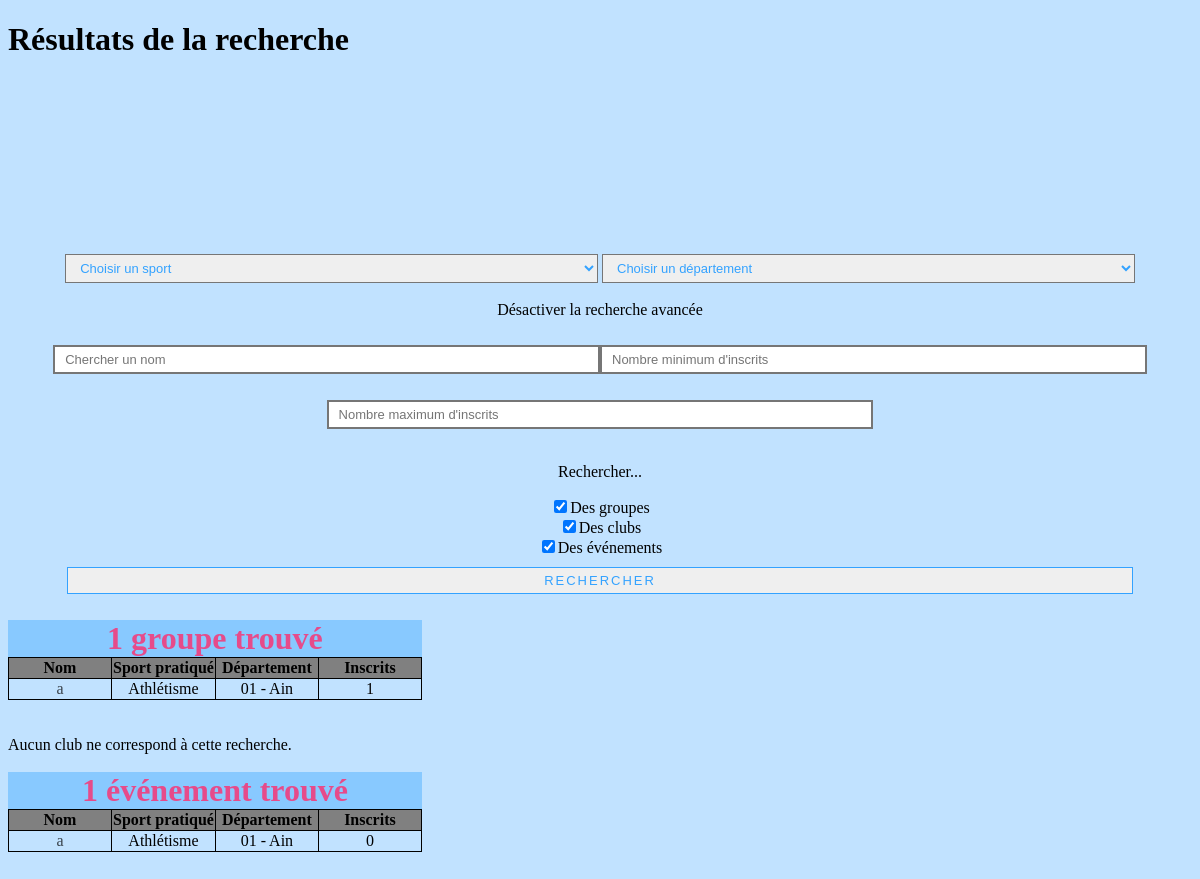
Page /resultats_recherche.php?sport=Athlétisme on the committed database.
### tables this page shows
CREATE TABLE IF NOT EXISTS `groupe` (
  `id` int(11) NOT NULL AUTO_INCREMENT,
  `nom` varchar(80) NOT NULL,
  `description` text NOT NULL,
  `sport` varchar(80) NOT NULL,
  `statut` varchar(6) NOT NULL,
  `departement` varchar(80) NOT NULL,
  `image` text NOT NULL,
  `inscrits` int(11) NOT NULL,
  `membres_max` int(11) NOT NULL,
  PRIMARY KEY (`id`),
  KEY `id` (`id`)
);

CREATE TABLE IF NOT EXISTS `liste_compets` (
  `id` int(11) NOT NULL AUTO_INCREMENT,
  `nom` varchar(255) NOT NULL,
  `sport` varchar(255) NOT NULL,
  `date` date NOT NULL,
  `lieu` varchar(255) NOT NULL,
  `departement` varchar(255) NOT NULL,
  `groupe` varchar(255) NOT NULL,
  `places_total` int(11) NOT NULL,
  `inscrits` int(11) NOT NULL,
  PRIMARY KEY (`id`),
  KEY `id` (`id`)
);

### liste_departements.php (the view, shortened to what this page needs)
<select name="departement" class="critere">
	<option value="">Choisir un département</option>
</select>

### resultats_recherche.php (shortened to what this page needs)
<!DOCTYPE html>
<?php include('bdd.php') ?>
<html>
    <head>
        <link rel="stylesheet" href="Accueil.css">
    </head>
    <body>
    	<h1>Résultats de la recherche</h1></br></br>
    	<?php
            include('search.php');
            if (isset($_GET['sport'])) {
                $sport=$_GET['sport'];
                $departement='';
                $nom='';
                $min='';
                $max='';
            }
            if (isset($sport)) {
                for ($i=0; $i<=2; $i++) {
                    if (isset($_POST[$table[$i]]) or isset($_GET['sport'])) {
                        if (empty($min)) {$min=0;}
                        if (empty($max)) {$max=1000000;}
                        $pre_requete = ' FROM ' . $table[$i] . ' WHERE sport LIKE :sport AND departement LIKE :departement AND nom LIKE :nom AND inscrits >= :min AND inscrits <= :max ORDER BY nom';
                        $pre_array = array(
                            'sport' => '%' . $sport . '%',
                            'departement' => '%' . $departement . '%',
                            'nom' => '%' . $nom . '%',
                            'min' => $min,
                            'max' => $max
                        );
                        $reponse = $bdd->prepare('SELECT *' . $pre_requete);
                        $nb_resultats = $bdd->prepare('SELECT COUNT(*) AS nb_resultats' . $pre_requete);
                        $reponse->execute($pre_array);
                        $nb_resultats->execute($pre_array);
                        $donnees = $nb_resultats->fetch();
                        if ($donnees['nb_resultats']!=0) {
                            echo '<table><caption>' . $donnees['nb_resultats'] . ' ' . $nom_table[$i];
                            if ($donnees['nb_resultats']==1) {echo ' trouvé';}
                            else {echo 's trouvés';}
                            echo '</caption>
                            <tr>
                                <th>Nom</th>
                                <th>Sport pratiqué</th>
                                <th>Département</th>
                                <th>Inscrits</th>
                            </tr>';
                            while ($donnees = $reponse->fetch()) {
                                echo '<tr>'
                                    . '<td><a href="' . $nom_table[$i] . '.php?id=' . $donnees['id'] . '">' . $donnees['nom'] . '</a></td>'
                                    . '<td>' . $donnees['sport'] . '</td>'
                                    . '<td>' . $donnees['departement'] . '</td>'
                                    . '<td>' . $donnees['inscrits'] . '</td>'
                                . '</tr>';
                            }
                            echo '</table><br/><br/>';
                        }
                        else {echo 'Aucun ' . $nom_table[$i] . ' ne correspond à cette recherche.<br/><br/>';}
                    }
                }
            }
        ?>
    </body>
</html>

### Accueil.css (style rules this page uses)
table { border-collapse: collapse; }
caption { font-size : 2em; font-weight : bold; background-color : rgba(51,162,255,0.4); color : rgba(241,61,125,0.9); }
th { background-color : gray; }
td, th { border: 1px solid black; min-width: 100px; text-align: center; }
table a { color: black; }
body { background-color:rgba(51,162,255,0.3); }
a { text-decoration: none; opacity : 0.7; color : rgb(241,61,125); }
.critere { width : 45%; padding: 5px 0px 5px 10px; margin-top: 2em; border-style: solid; font-size: 13px; color: rgb(51,162,255); }

### rows in the picture
groupe: nom "a", sport "Athlétisme", departement "01 - Ain", inscrits "1"
liste_compets: nom "a", sport "Athlétisme", departement "01 - Ain", inscrits "0"

### other values in the picture
$nom_table[$i] "groupe"
$nom_table[$i] "club"
$nom_table[$i] "événement"
$donnees['nb_resultats'] "1"
